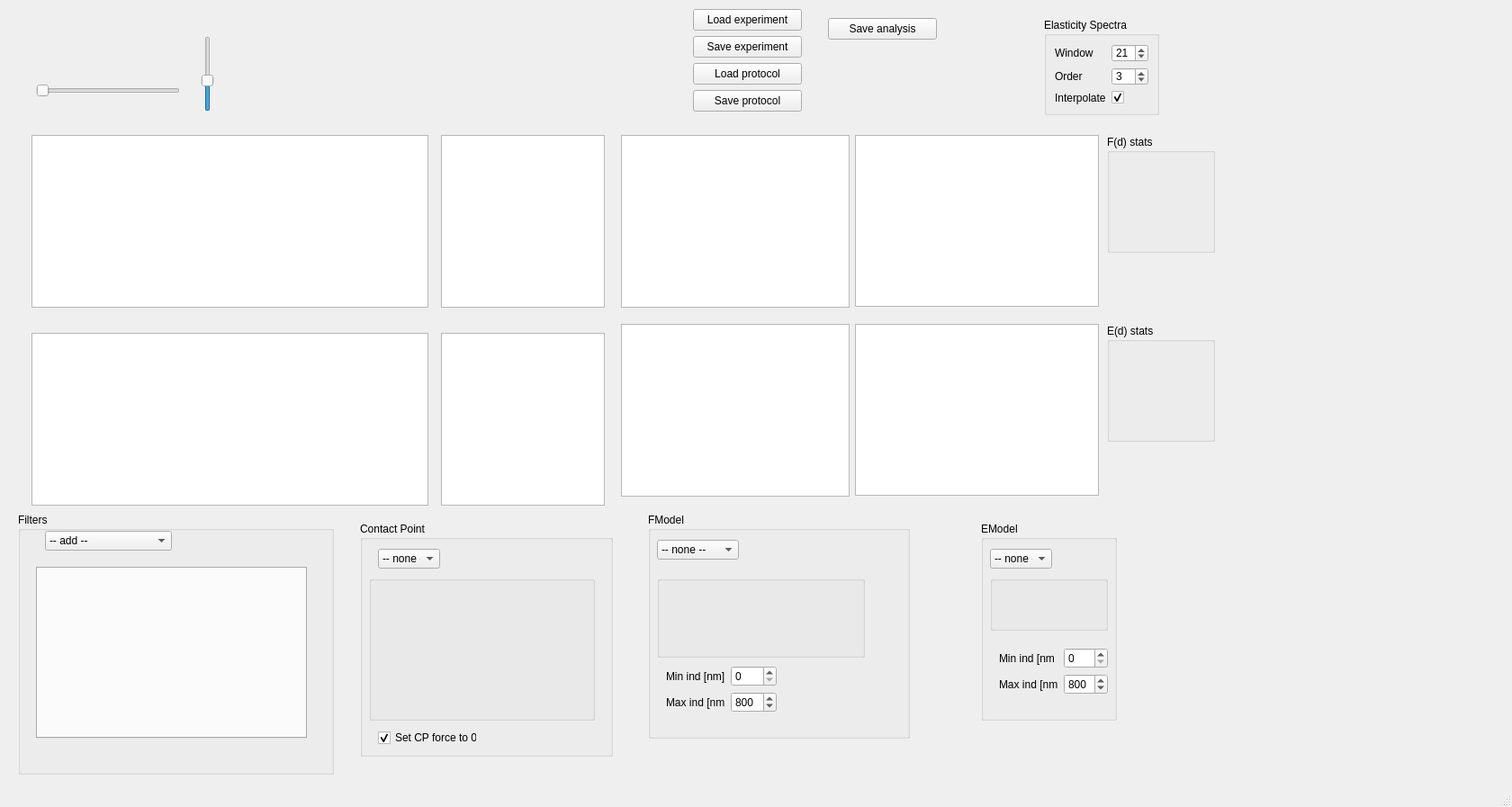
<?xml version="1.0" encoding="UTF-8"?>
<ui version="4.0">
 <class>MainWindow</class>
 <widget class="QMainWindow" name="MainWindow">
  <property name="geometry">
   <rect>
    <x>0</x>
    <y>0</y>
    <width>1680</width>
    <height>897</height>
   </rect>
  </property>
  <property name="windowTitle">
   <string>Nano2021</string>
  </property>
  <property name="windowIcon">
   <iconset>
    <normaloff>../../.designer/backup/ico.svg</normaloff>../../.designer/backup/ico.svg</iconset>
  </property>
  <widget class="QWidget" name="centralwidget">
   <widget class="QPushButton" name="b_load">
    <property name="geometry">
     <rect>
      <x>770</x>
      <y>10</y>
      <width>121</width>
      <height>24</height>
     </rect>
    </property>
    <property name="text">
     <string>Load experiment</string>
    </property>
   </widget>
   <widget class="QPushButton" name="b_protocol">
    <property name="geometry">
     <rect>
      <x>770</x>
      <y>70</y>
      <width>121</width>
      <height>24</height>
     </rect>
    </property>
    <property name="text">
     <string>Load protocol</string>
    </property>
   </widget>
   <widget class="QPushButton" name="b_save">
    <property name="geometry">
     <rect>
      <x>920</x>
      <y>20</y>
      <width>121</width>
      <height>24</height>
     </rect>
    </property>
    <property name="text">
     <string>Save analysis</string>
    </property>
   </widget>
   <widget class="QPushButton" name="b_saveprotocol">
    <property name="geometry">
     <rect>
      <x>770</x>
      <y>100</y>
      <width>121</width>
      <height>24</height>
     </rect>
    </property>
    <property name="text">
     <string>Save protocol</string>
    </property>
   </widget>
   <widget class="QGroupBox" name="groupBox_6">
    <property name="enabled">
     <bool>true</bool>
    </property>
    <property name="geometry">
     <rect>
      <x>1160</x>
      <y>20</y>
      <width>128</width>
      <height>108</height>
     </rect>
    </property>
    <property name="title">
     <string>Elasticity Spectra</string>
    </property>
    <layout class="QFormLayout" name="formLayout_2">
     <item row="0" column="0">
      <widget class="QLabel" name="label_8">
       <property name="text">
        <string>Window</string>
       </property>
      </widget>
     </item>
     <item row="0" column="1">
      <widget class="QSpinBox" name="es_win">
       <property name="minimum">
        <number>3</number>
       </property>
       <property name="maximum">
        <number>9999</number>
       </property>
       <property name="value">
        <number>21</number>
       </property>
      </widget>
     </item>
     <item row="1" column="0">
      <widget class="QLabel" name="label_21">
       <property name="text">
        <string>Order</string>
       </property>
      </widget>
     </item>
     <item row="1" column="1">
      <widget class="QSpinBox" name="es_order">
       <property name="minimum">
        <number>1</number>
       </property>
       <property name="maximum">
        <number>9</number>
       </property>
       <property name="value">
        <number>3</number>
       </property>
      </widget>
     </item>
     <item row="2" column="0">
      <widget class="QLabel" name="label_13">
       <property name="text">
        <string>Interpolate</string>
       </property>
      </widget>
     </item>
     <item row="2" column="1">
      <widget class="QCheckBox" name="es_interpolate">
       <property name="text">
        <string/>
       </property>
       <property name="checked">
        <bool>true</bool>
       </property>
      </widget>
     </item>
    </layout>
   </widget>
   <widget class="QSlider" name="slid_alpha">
    <property name="geometry">
     <rect>
      <x>220</x>
      <y>40</y>
      <width>22</width>
      <height>84</height>
     </rect>
    </property>
    <property name="sizePolicy">
     <sizepolicy hsizetype="Fixed" vsizetype="Minimum">
      <horstretch>0</horstretch>
      <verstretch>0</verstretch>
     </sizepolicy>
    </property>
    <property name="maximum">
     <number>255</number>
    </property>
    <property name="singleStep">
     <number>1</number>
    </property>
    <property name="value">
     <number>100</number>
    </property>
    <property name="orientation">
     <enum>Qt::Vertical</enum>
    </property>
   </widget>
   <widget class="PlotWidget" name="g_fz_single">
    <property name="geometry">
     <rect>
      <x>35</x>
      <y>370</y>
      <width>441</width>
      <height>192</height>
     </rect>
    </property>
   </widget>
   <widget class="PlotWidget" name="g_fz_all">
    <property name="geometry">
     <rect>
      <x>35</x>
      <y>150</y>
      <width>441</width>
      <height>192</height>
     </rect>
    </property>
   </widget>
   <widget class="QGroupBox" name="boxCP">
    <property name="geometry">
     <rect>
      <x>400</x>
      <y>580</y>
      <width>281</width>
      <height>261</height>
     </rect>
    </property>
    <property name="title">
     <string>Contact Point </string>
    </property>
    <widget class="QComboBox" name="sel_cp">
     <property name="geometry">
      <rect>
       <x>20</x>
       <y>30</y>
       <width>69</width>
       <height>22</height>
      </rect>
     </property>
     <item>
      <property name="text">
       <string>-- none --</string>
      </property>
     </item>
    </widget>
    <widget class="QGroupBox" name="box_cp">
     <property name="geometry">
      <rect>
       <x>10</x>
       <y>60</y>
       <width>251</width>
       <height>161</height>
      </rect>
     </property>
     <property name="sizePolicy">
      <sizepolicy hsizetype="Preferred" vsizetype="Fixed">
       <horstretch>0</horstretch>
       <verstretch>0</verstretch>
      </sizepolicy>
     </property>
    </widget>
    <widget class="QCheckBox" name="setZeroForce">
     <property name="geometry">
      <rect>
       <x>20</x>
       <y>230</y>
       <width>110</width>
       <height>20</height>
      </rect>
     </property>
     <property name="text">
      <string>Set CP force to 0</string>
     </property>
     <property name="checked">
      <bool>true</bool>
     </property>
    </widget>
   </widget>
   <widget class="PlotWidget" name="g_fizi_all">
    <property name="geometry">
     <rect>
      <x>490</x>
      <y>150</y>
      <width>182</width>
      <height>192</height>
     </rect>
    </property>
   </widget>
   <widget class="PlotWidget" name="g_fizi_single">
    <property name="enabled">
     <bool>true</bool>
    </property>
    <property name="geometry">
     <rect>
      <x>490</x>
      <y>370</y>
      <width>182</width>
      <height>192</height>
     </rect>
    </property>
    <property name="interactive">
     <bool>true</bool>
    </property>
   </widget>
   <widget class="PlotWidget" name="g_eze_all">
    <property name="enabled">
     <bool>true</bool>
    </property>
    <property name="geometry">
     <rect>
      <x>690</x>
      <y>150</y>
      <width>254</width>
      <height>192</height>
     </rect>
    </property>
    <property name="font">
     <font>
      <bold>true</bold>
     </font>
    </property>
    <property name="acceptDrops">
     <bool>true</bool>
    </property>
    <property name="interactive">
     <bool>true</bool>
    </property>
   </widget>
   <widget class="PlotWidget" name="g_eze_single">
    <property name="enabled">
     <bool>true</bool>
    </property>
    <property name="geometry">
     <rect>
      <x>690</x>
      <y>360</y>
      <width>254</width>
      <height>192</height>
     </rect>
    </property>
   </widget>
   <widget class="PlotWidget" name="g_scatter1">
    <property name="enabled">
     <bool>true</bool>
    </property>
    <property name="geometry">
     <rect>
      <x>950</x>
      <y>150</y>
      <width>271</width>
      <height>191</height>
     </rect>
    </property>
    <property name="sizePolicy">
     <sizepolicy hsizetype="Expanding" vsizetype="Expanding">
      <horstretch>0</horstretch>
      <verstretch>0</verstretch>
     </sizepolicy>
    </property>
    <property name="lineWidth">
     <number>0</number>
    </property>
    <property name="midLineWidth">
     <number>0</number>
    </property>
    <property name="alignment">
     <set>Qt::AlignCenter</set>
    </property>
   </widget>
   <widget class="QSlider" name="slid_cv">
    <property name="geometry">
     <rect>
      <x>40</x>
      <y>90</y>
      <width>160</width>
      <height>22</height>
     </rect>
    </property>
    <property name="orientation">
     <enum>Qt::Horizontal</enum>
    </property>
   </widget>
   <widget class="QGroupBox" name="groupBox_5">
    <property name="geometry">
     <rect>
      <x>20</x>
      <y>570</y>
      <width>351</width>
      <height>291</height>
     </rect>
    </property>
    <property name="title">
     <string>Filters</string>
    </property>
    <widget class="QComboBox" name="sel_filter">
     <property name="geometry">
      <rect>
       <x>30</x>
       <y>20</y>
       <width>141</width>
       <height>22</height>
      </rect>
     </property>
     <property name="layoutDirection">
      <enum>Qt::LeftToRight</enum>
     </property>
     <property name="autoFillBackground">
      <bool>false</bool>
     </property>
     <property name="frame">
      <bool>true</bool>
     </property>
     <item>
      <property name="text">
       <string>-- add --</string>
      </property>
     </item>
    </widget>
    <widget class="QTabWidget" name="tabfilters">
     <property name="geometry">
      <rect>
       <x>20</x>
       <y>60</y>
       <width>301</width>
       <height>191</height>
      </rect>
     </property>
     <property name="tabPosition">
      <enum>QTabWidget::North</enum>
     </property>
     <property name="currentIndex">
      <number>-1</number>
     </property>
     <property name="usesScrollButtons">
      <bool>true</bool>
     </property>
     <property name="documentMode">
      <bool>false</bool>
     </property>
     <property name="tabsClosable">
      <bool>true</bool>
     </property>
     <property name="movable">
      <bool>true</bool>
     </property>
     <property name="tabBarAutoHide">
      <bool>false</bool>
     </property>
    </widget>
   </widget>
   <widget class="QGroupBox" name="groupBox_10">
    <property name="geometry">
     <rect>
      <x>720</x>
      <y>570</y>
      <width>291</width>
      <height>251</height>
     </rect>
    </property>
    <property name="title">
     <string>FModel</string>
    </property>
    <widget class="QComboBox" name="sel_fmodel">
     <property name="geometry">
      <rect>
       <x>10</x>
       <y>30</y>
       <width>91</width>
       <height>22</height>
      </rect>
     </property>
     <item>
      <property name="text">
       <string>-- none --</string>
      </property>
     </item>
    </widget>
    <widget class="QGroupBox" name="box_fmodel">
     <property name="geometry">
      <rect>
       <x>10</x>
       <y>70</y>
       <width>231</width>
       <height>91</height>
      </rect>
     </property>
     <property name="sizePolicy">
      <sizepolicy hsizetype="Preferred" vsizetype="Fixed">
       <horstretch>0</horstretch>
       <verstretch>0</verstretch>
      </sizepolicy>
     </property>
    </widget>
    <widget class="QWidget" name="">
     <property name="geometry">
      <rect>
       <x>20</x>
       <y>170</y>
       <width>123</width>
       <height>52</height>
      </rect>
     </property>
     <layout class="QFormLayout" name="formLayout">
      <item row="0" column="0">
       <widget class="QLabel" name="label_9">
        <property name="text">
         <string>Min ind [nm]</string>
        </property>
       </widget>
      </item>
      <item row="0" column="1">
       <widget class="QSpinBox" name="zi_min">
        <property name="minimum">
         <number>0</number>
        </property>
        <property name="maximum">
         <number>9999</number>
        </property>
        <property name="value">
         <number>0</number>
        </property>
       </widget>
      </item>
      <item row="1" column="0">
       <widget class="QLabel" name="label_11">
        <property name="text">
         <string>Max ind [nm</string>
        </property>
       </widget>
      </item>
      <item row="1" column="1">
       <widget class="QSpinBox" name="zi_max">
        <property name="minimum">
         <number>0</number>
        </property>
        <property name="maximum">
         <number>9999</number>
        </property>
        <property name="value">
         <number>800</number>
        </property>
       </widget>
      </item>
     </layout>
    </widget>
   </widget>
   <widget class="QGroupBox" name="groupBox_11">
    <property name="geometry">
     <rect>
      <x>1090</x>
      <y>580</y>
      <width>151</width>
      <height>221</height>
     </rect>
    </property>
    <property name="title">
     <string>EModel</string>
    </property>
    <widget class="QComboBox" name="sel_emodel">
     <property name="geometry">
      <rect>
       <x>10</x>
       <y>30</y>
       <width>69</width>
       <height>22</height>
      </rect>
     </property>
     <item>
      <property name="text">
       <string>-- none --</string>
      </property>
     </item>
    </widget>
    <widget class="QGroupBox" name="box_emodel">
     <property name="geometry">
      <rect>
       <x>10</x>
       <y>60</y>
       <width>131</width>
       <height>61</height>
      </rect>
     </property>
     <property name="sizePolicy">
      <sizepolicy hsizetype="Preferred" vsizetype="Fixed">
       <horstretch>0</horstretch>
       <verstretch>0</verstretch>
      </sizepolicy>
     </property>
    </widget>
    <widget class="QWidget" name="layoutWidget">
     <property name="geometry">
      <rect>
       <x>20</x>
       <y>140</y>
       <width>121</width>
       <height>52</height>
      </rect>
     </property>
     <layout class="QFormLayout" name="formLayout_3">
      <item row="0" column="0">
       <widget class="QLabel" name="label_12">
        <property name="text">
         <string>Min ind [nm</string>
        </property>
       </widget>
      </item>
      <item row="0" column="1">
       <widget class="QSpinBox" name="ze_min">
        <property name="minimum">
         <number>0</number>
        </property>
        <property name="maximum">
         <number>9999</number>
        </property>
        <property name="value">
         <number>0</number>
        </property>
       </widget>
      </item>
      <item row="1" column="0">
       <widget class="QLabel" name="label_14">
        <property name="text">
         <string>Max ind [nm</string>
        </property>
       </widget>
      </item>
      <item row="1" column="1">
       <widget class="QSpinBox" name="ze_max">
        <property name="minimum">
         <number>0</number>
        </property>
        <property name="maximum">
         <number>9999</number>
        </property>
        <property name="value">
         <number>800</number>
        </property>
       </widget>
      </item>
     </layout>
    </widget>
   </widget>
   <widget class="PlotWidget" name="g_scatter2">
    <property name="enabled">
     <bool>true</bool>
    </property>
    <property name="geometry">
     <rect>
      <x>950</x>
      <y>360</y>
      <width>271</width>
      <height>191</height>
     </rect>
    </property>
    <property name="sizePolicy">
     <sizepolicy hsizetype="Expanding" vsizetype="Expanding">
      <horstretch>0</horstretch>
      <verstretch>0</verstretch>
     </sizepolicy>
    </property>
    <property name="lineWidth">
     <number>0</number>
    </property>
    <property name="midLineWidth">
     <number>0</number>
    </property>
    <property name="alignment">
     <set>Qt::AlignCenter</set>
    </property>
   </widget>
   <widget class="QLabel" name="label_10">
    <property name="geometry">
     <rect>
      <x>297</x>
      <y>1574</y>
      <width>44</width>
      <height>22</height>
     </rect>
    </property>
    <property name="text">
     <string>Window</string>
    </property>
   </widget>
   <widget class="QPushButton" name="b_saveexperiment">
    <property name="geometry">
     <rect>
      <x>770</x>
      <y>40</y>
      <width>121</width>
      <height>24</height>
     </rect>
    </property>
    <property name="text">
     <string>Save experiment</string>
    </property>
   </widget>
   <widget class="QGroupBox" name="f_params">
    <property name="geometry">
     <rect>
      <x>1230</x>
      <y>150</y>
      <width>120</width>
      <height>131</height>
     </rect>
    </property>
    <property name="title">
     <string>F(d) stats</string>
    </property>
   </widget>
   <widget class="QGroupBox" name="e_params">
    <property name="geometry">
     <rect>
      <x>1230</x>
      <y>360</y>
      <width>120</width>
      <height>131</height>
     </rect>
    </property>
    <property name="title">
     <string>E(d) stats</string>
    </property>
   </widget>
  </widget>
  <widget class="QStatusBar" name="statusbar"/>
 </widget>
 <customwidgets>
  <customwidget>
   <class>PlotWidget</class>
   <extends>QGraphicsView</extends>
   <header location="global">pyqtgraph</header>
  </customwidget>
 </customwidgets>
 <resources/>
 <connections/>
</ui>
